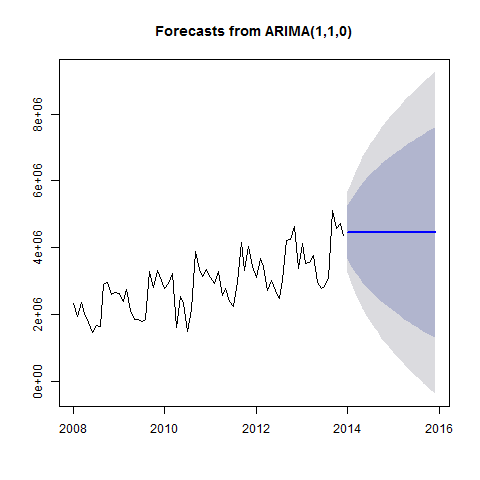

The R source for this figure:
#Creates Model_ARIMA_2 plot

png("Plots/Model_ARIMA_2_plot.png")
plot(forecast(Model_ARIMA_2))
dev.off()